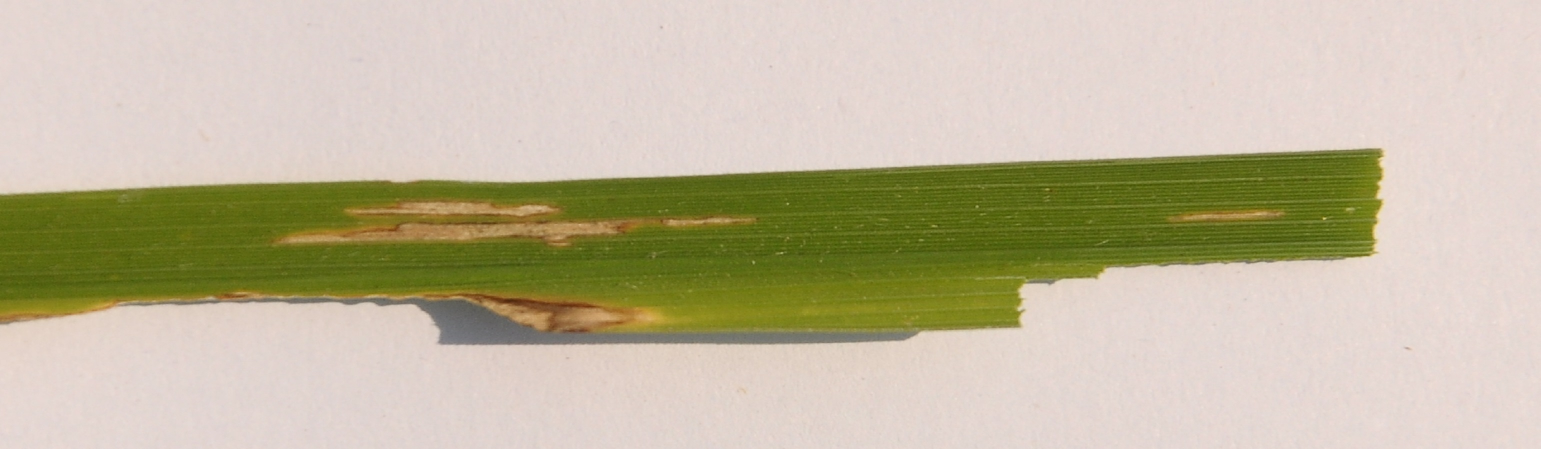
#> input picture training/Bacterial leaf blight/DSC_0366.jpg, 3081 x 897 px (shown at 1/2 size); its folder holds 3 pictures in this run
$ jupyter execute --allow-errors Assignment_3.ipynb
#> lines starting #> are read from the running program, lines starting #| are printed output that depends on the picture; after the words box and inside, x2 and y2 are one past the last pixel; in counts of white or black regions, pixels touching at a corner belong together; long printed decimals are rounded
# CS6103 Assignment 3
## Machine Learning Diagnosis of Rice Leaf Diseases with scikit-learn
#### Jaime Pang, John Chai (M20604)

## Problem Description
Plant diseases are one of the major factors that lead to decreased yield and quality in agricultural crops, spelling a huge problem for farmers and endangering their livelihoods. In order to prevent loss of crops to diseases, it is imperative that farmers are able to accurately diagnose plant diseases quickly and administer the requisite treatment so as to mitigate the damage done to crops. However, it is difficult to ensure a constant monitoring of crops and even so, farmers might not be able to identify a disease on sight due to lack of experience. But with the advent of machine learning and agricultural AI, it is now possible to automate the detection of such diseases so that farmers can more efficiently mitigate the damage done to their crops by plant diseases.

## Dataset and Objectives
A dataset of iamges of diseased rice leaves was obtained from the UCI Machine Learning Repository at https://archive.ics.uci.edu/ml/datasets/Rice+Leaf+Diseases. The dataset was collected by Dharmsinh Desai University, Gujarat, India, and features images of rice plants afflicted with 3 types of diseases: Bacterial leaf blight, Brown spot and Leaf smut (Top to bottom).
Each category contains 40 images of leaves. Of each set of 40, 36 were used for training and 4 were used for testing.


The model here aims to be able to take a image of a diseased leaf as an input, and predict its corresponding disease type based on these 3 diseases.

[cell 1]
import skimage
from skimage import io
import skimage.exposure
import skimage.transform
from skimage.color import rgb2gray
from skimage.filters import threshold_mean
from skimage import filters
import cv2
import matplotlib.pyplot as plt
import numpy as np
from PIL import Image
np.set_printoptions(threshold=np.inf)

## Loading dataset
The dataset is loaded from the folder entitled 'training'

[cell 2]
ic = io.imread_collection('training\*\*.jpg')
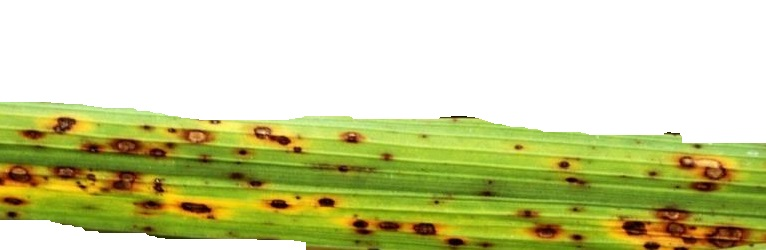
#> input picture training/Brown spot/DSC_0100.jpg, 766 x 250 px
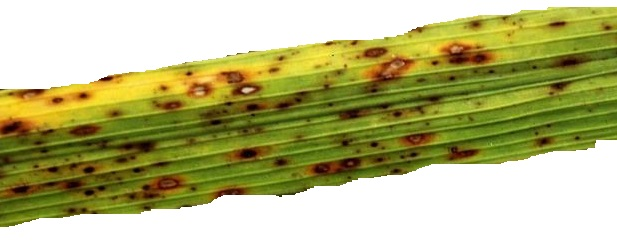
#> input picture training/Brown spot/DSC_0101.jpg, 617 x 244 px
#> ic = 3 items
print(type(ic[0]))
#| <class 'numpy.ndarray'>
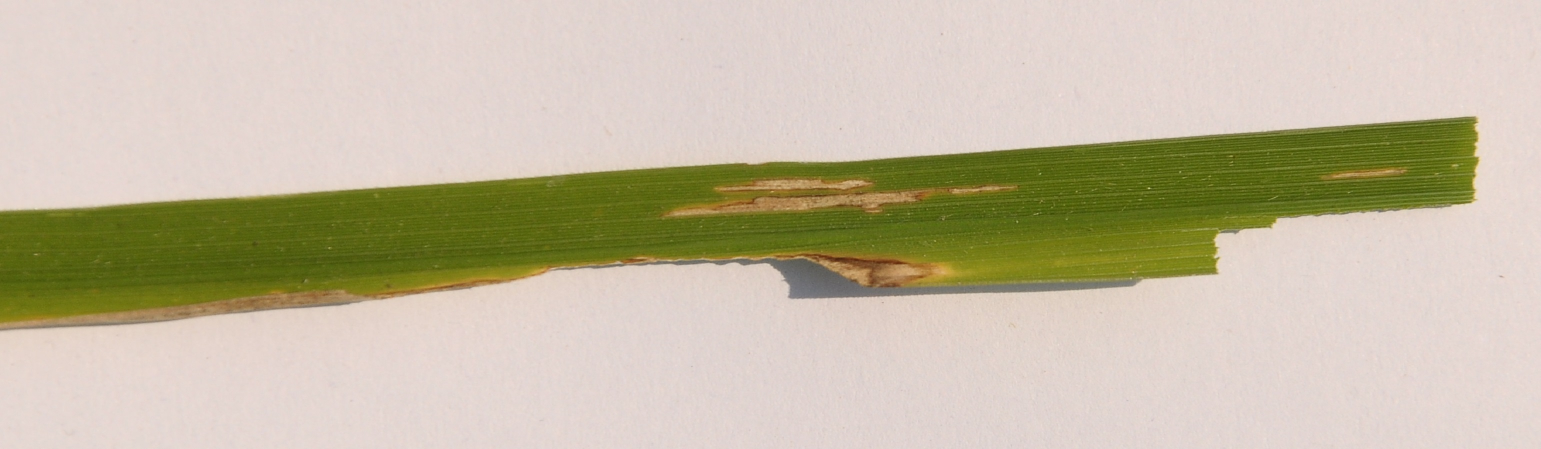
#> input picture training/Bacterial leaf blight/DSC_0365.JPG, 3081 x 897 px (shown at 1/2 size)
#> further down, img is the input picture: shape (897, 3081, 3); mean B, G, R 163.8, 187.4, 196.8
y = np.asarray(40 * ['Bacterial leaf blight'] + 40 * ['Brown spot'] + 40 * ['Leaf smut'])
# print((y))

#### Dataset pre-processing

[cell 3]
# set up the matplotlib figure and axes, based on the number of labels
fig, axes = plt.subplots(1, 4)
fig.set_size_inches(15,4)
fig.tight_layout()

# make a plot for every label (equipment) type. The index method returns the
# index of the first item corresponding to its search string, label in this case
#> (the rest of this cell did not finish here and is left out)

## Data preprocessing
Data needs to be processed first in order to eliminate any confounding variables in the images (e.g. brightness) that might confuse the training of the model and hinder the accuracy of predictions. Using skimage, the images are first cropped to 900 x 300 and the brightness is adjusted to standardise the colours of the background.

The function for resizing an image is defined here. For model training and testing, it is best to standardize the size of all the inputs so that size doesn't become a confounding factor in prediction. Apart from the resize function, the image can also be cropped so long as sufficient data remains.|

[cell 4]
# [8 lines left out: function resize, not called in this run]

[cell 5]
#canny testing can delete
# [13 lines left out: functions exposure, resize, not called in this run]

def get_edges(img):

    #https://www.kaggle.com/rio114/cropping-with-normlized-aspect-ratio
    upp = filters.threshold_mean(rgb2gray(img)) * 428.57
#> upp = 307.7
    low = (1/3)*upp
#> low = 102.6
    print("low/upp: " + str(low) + "/" + str(upp))
#| low/upp: 102.556/307.667
    img = np.uint8(img)
    canny_edges = cv2.Canny(img,low,upp)
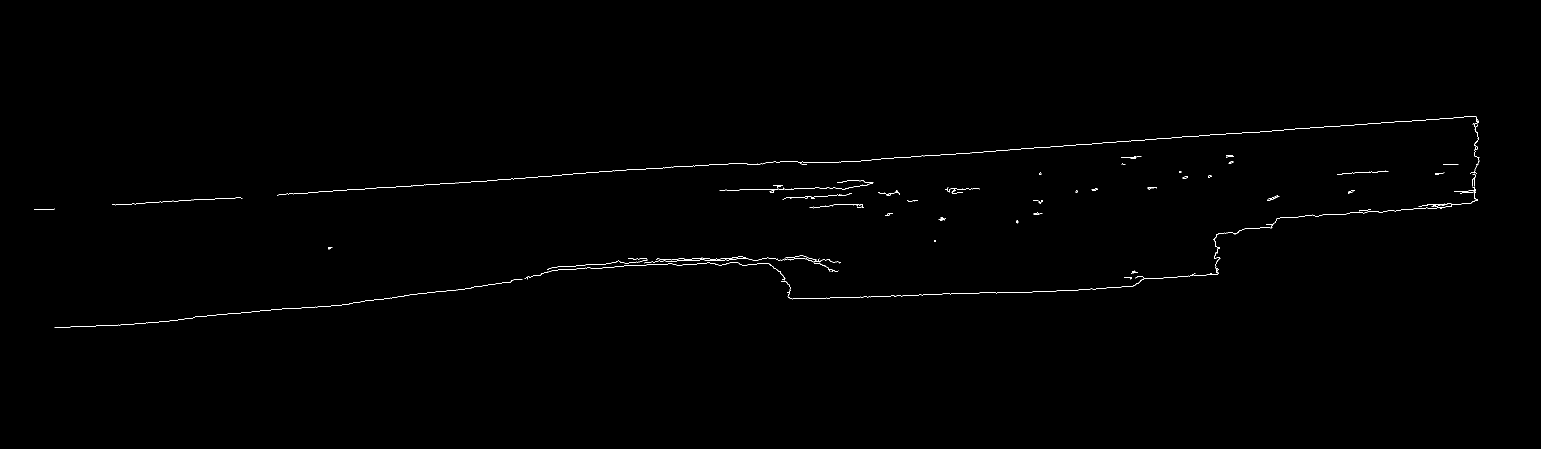
#> canny_edges: shape (897, 3081) (shown at 1/2 size); 0.33% white in thin lines or dots, all inside (x1, y1, x2, y2) = (68, 232, 2959, 656)
    return canny_edges

# [17 lines left out: function deletebg, not called in this run]

img = cv2.imread("training/Bacterial leaf blight/DSC_0365.JPG")
plt.imshow(get_edges(img), cmap='Greys')
